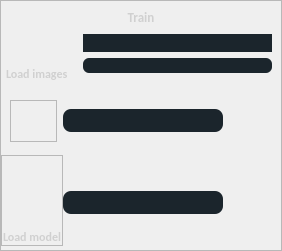
                        <widget class="QFrame" name="Test">
                         <property name="minimumSize">
                          <size>
                           <width>0</width>
                           <height>0</height>
                          </size>
                         </property>
                         <property name="maximumSize">
                          <size>
                           <width>281</width>
                           <height>16777215</height>
                          </size>
                         </property>
                         <property name="frameShape">
                          <enum>QFrame::StyledPanel</enum>
                         </property>
                         <property name="frameShadow">
                          <enum>QFrame::Raised</enum>
                         </property>
                         <layout class="QVBoxLayout" name="verticalLayout_27">
                          <property name="spacing">
                           <number>0</number>
                          </property>
                          <property name="leftMargin">
                           <number>0</number>
                          </property>
                          <property name="topMargin">
                           <number>8</number>
                          </property>
                          <property name="rightMargin">
                           <number>0</number>
                          </property>
                          <property name="bottomMargin">
                           <number>0</number>
                          </property>
                          <item>
                           <widget class="QLabel" name="label_22">
                            <property name="minimumSize">
                             <size>
                              <width>0</width>
                              <height>16</height>
                             </size>
                            </property>
                            <property name="maximumSize">
                             <size>
                              <width>16777215</width>
                              <height>16</height>
                             </size>
                            </property>
                            <property name="font">
                             <font>
                              <family>Calibri</family>
                              <pointsize>10</pointsize>
                              <weight>75</weight>
                              <bold>true</bold>
                             </font>
                            </property>
                            <property name="styleSheet">
                             <string notr="true">color: rgb(208, 208, 208);
border-radius: none;
border-top: 20px;</string>
                            </property>
                            <property name="text">
                             <string>Train</string>
                            </property>
                            <property name="alignment">
                             <set>Qt::AlignCenter</set>
                            </property>
                           </widget>
                          </item>
                          <item>
                           <widget class="QFrame" name="frame_35">
                            <property name="maximumSize">
                             <size>
                              <width>16777215</width>
                              <height>66</height>
                             </size>
                            </property>
                            <property name="styleSheet">
                             <string notr="true">border-radius: 10px;</string>
                            </property>
                            <property name="frameShape">
                             <enum>QFrame::StyledPanel</enum>
                            </property>
                            <property name="frameShadow">
                             <enum>QFrame::Raised</enum>
                            </property>
                            <layout class="QHBoxLayout" name="horizontalLayout_31">
                             <property name="spacing">
                              <number>0</number>
                             </property>
                             <property name="leftMargin">
                              <number>0</number>
                             </property>
                             <property name="topMargin">
                              <number>0</number>
                             </property>
                             <property name="rightMargin">
                              <number>0</number>
                             </property>
                             <property name="bottomMargin">
                              <number>9</number>
                             </property>
                             <item>
                              <widget class="QFrame" name="frame_28">
                               <property name="frameShape">
                                <enum>QFrame::StyledPanel</enum>
                               </property>
                               <property name="frameShadow">
                                <enum>QFrame::Raised</enum>
                               </property>
                               <layout class="QVBoxLayout" name="verticalLayout_21">
                                <property name="spacing">
                                 <number>0</number>
                                </property>
                                <property name="leftMargin">
                                 <number>0</number>
                                </property>
                                <property name="topMargin">
                                 <number>0</number>
                                </property>
                                <property name="rightMargin">
                                 <number>0</number>
                                </property>
                                <property name="bottomMargin">
                                 <number>0</number>
                                </property>
                                <item alignment="Qt::AlignHCenter">
                                 <widget class="QToolButton" name="Load_images">
                                  <property name="minimumSize">
                                   <size>
                                    <width>0</width>
                                    <height>0</height>
                                   </size>
                                  </property>
                                  <property name="maximumSize">
                                   <size>
                                    <width>16777215</width>
                                    <height>16777215</height>
                                   </size>
                                  </property>
                                  <property name="styleSheet">
                                   <string notr="true">background-repeat: no-repeat;
background-position: center;

border-radius: 20px;</string>
                                  </property>
                                  <property name="text">
                                   <string/>
                                  </property>
                                  <property name="icon">
                                   <iconset>
                                    <normaloff>images/folder.png</normaloff>images/folder.png</iconset>
                                  </property>
                                  <property name="iconSize">
                                   <size>
                                    <width>70</width>
                                    <height>70</height>
                                   </size>
                                  </property>
                                 </widget>
                                </item>
                                <item alignment="Qt::AlignHCenter">
                                 <widget class="QLabel" name="label_23">
                                  <property name="font">
                                   <font>
                                    <family>Calibri</family>
                                    <pointsize>9</pointsize>
                                    <weight>75</weight>
                                    <bold>true</bold>
                                   </font>
                                  </property>
                                  <property name="styleSheet">
                                   <string notr="true">color: rgb(208, 208, 208);</string>
                                  </property>
                                  <property name="text">
                                   <string>Load images</string>
                                  </property>
                                 </widget>
                                </item>
                               </layout>
                              </widget>
                             </item>
                             <item>
                              <widget class="QWidget" name="widget_28" native="true">
                               <layout class="QVBoxLayout" name="verticalLayout_28">
                                <item>
                                 <widget class="QLineEdit" name="txt_box_images">
                                  <property name="maximumSize">
                                   <size>
                                    <width>208</width>
                                    <height>16777215</height>
                                   </size>
                                  </property>
                                  <property name="font">
                                   <font>
                                    <family>Calibri</family>
                                    <pointsize>10</pointsize>
                                    <weight>75</weight>
                                    <bold>true</bold>
                                   </font>
                                  </property>
                                  <property name="styleSheet">
                                   <string notr="true">background-color: rgb(27, 37, 44);
color: rgb(208, 208, 208);
selection-background-color: rgba(16,25,30,255);
border-radius: 10px;</string>
                                  </property>
                                  <property name="text">
                                   <string/>
                                  </property>
                                 </widget>
                                </item>
                                <item>
                                 <widget class="QLabel" name="progressBarImages">
                                  <property name="maximumSize">
                                   <size>
                                    <width>189</width>
                                    <height>16777210</height>
                                   </size>
                                  </property>
                                  <property name="font">
                                   <font>
                                    <family>Calibri</family>
                                    <weight>75</weight>
                                    <bold>true</bold>
                                   </font>
                                  </property>
                                  <property name="styleSheet">
                                   <string notr="true">	background-color: rgb(27, 37, 44);;
	border-radius:6px;</string>
                                  </property>
                                  <property name="text">
                                   <string/>
                                  </property>
                                  <property name="alignment">
                                   <set>Qt::AlignCenter</set>
                                  </property>
                                 </widget>
                                </item>
                               </layout>
                              </widget>
                             </item>
                            </layout>
                           </widget>
                          </item>
                          <item>
                           <widget class="QWidget" name="widget_21" native="true">
                            <property name="maximumSize">
                             <size>
                              <width>16777215</width>
                              <height>60</height>
                             </size>
                            </property>
                            <layout class="QHBoxLayout" name="horizontalLayout_32">
                             <property name="spacing">
                              <number>0</number>
                             </property>
                             <property name="leftMargin">
                              <number>0</number>
                             </property>
                             <property name="topMargin">
                              <number>0</number>
                             </property>
                             <property name="rightMargin">
                              <number>14</number>
                             </property>
                             <property name="bottomMargin">
                              <number>0</number>
                             </property>
                             <item>
                              <widget class="QWidget" name="widget_26" native="true">
                               <layout class="QGridLayout" name="gridLayout_15">
                                <item row="0" column="0">
                                 <widget class="QFrame" name="frame_36">
                                  <property name="maximumSize">
                                   <size>
                                    <width>16777215</width>
                                    <height>64</height>
                                   </size>
                                  </property>
                                  <property name="frameShape">
                                   <enum>QFrame::StyledPanel</enum>
                                  </property>
                                  <property name="frameShadow">
                                   <enum>QFrame::Raised</enum>
                                  </property>
                                  <layout class="QVBoxLayout" name="verticalLayout_26">
                                   <property name="spacing">
                                    <number>0</number>
                                   </property>
                                   <property name="leftMargin">
                                    <number>0</number>
                                   </property>
                                   <property name="topMargin">
                                    <number>0</number>
                                   </property>
                                   <property name="rightMargin">
                                    <number>0</number>
                                   </property>
                                   <property name="bottomMargin">
                                    <number>9</number>
                                   </property>
                                   <item alignment="Qt::AlignHCenter|Qt::AlignTop">
                                    <widget class="QToolButton" name="button_Train_expert">
                                     <property name="minimumSize">
                                      <size>
                                       <width>45</width>
                                       <height>45</height>
                                      </size>
                                     </property>
                                     <property name="maximumSize">
                                      <size>
                                       <width>45</width>
                                       <height>45</height>
                                      </size>
                                     </property>
                                     <property name="styleSheet">
                                      <string notr="true">border-radius: 19px; 
background-color: None;
background-repeat: no-repeat; 
background-position: center;</string>
                                     </property>
                                     <property name="text">
                                      <string/>
                                     </property>
                                     <property name="icon">
                                      <iconset>
                                       <normaloff>images/cpu.svg</normaloff>
                                       <disabledoff>images/cpu2.svg</disabledoff>images/cpu.svg</iconset>
                                     </property>
                                     <property name="iconSize">
                                      <size>
                                       <width>90</width>
                                       <height>90</height>
                                      </size>
                                     </property>
                                     <property name="checkable">
                                      <bool>false</bool>
                                     </property>
                                     <property name="autoRepeat">
                                      <bool>false</bool>
                                     </property>
                                     <property name="autoExclusive">
                                      <bool>false</bool>
                                     </property>
                                    </widget>
                                   </item>
                                  </layout>
                                 </widget>
                                </item>
                                <item row="0" column="1">
                                 <widget class="QLabel" name="progressBar_expert">
                                  <property name="minimumSize">
                                   <size>
                                    <width>160</width>
                                    <height>23</height>
                                   </size>
                                  </property>
                                  <property name="maximumSize">
                                   <size>
                                    <width>160</width>
                                    <height>23</height>
                                   </size>
                                  </property>
                                  <property name="font">
                                   <font>
                                    <family>Calibri</family>
                                    <weight>75</weight>
                                    <bold>true</bold>
                                   </font>
                                  </property>
                                  <property name="styleSheet">
                                   <string notr="true">	background-color: rgb(27, 37, 44);;
	border-radius:8px;</string>
                                  </property>
                                  <property name="text">
                                   <string/>
                                  </property>
                                  <property name="alignment">
                                   <set>Qt::AlignCenter</set>
                                  </property>
                                 </widget>
                                </item>
                               </layout>
                              </widget>
                             </item>
                             <item>
                              <widget class="QLabel" name="Label_Train_expert">
                               <property name="minimumSize">
                                <size>
                                 <width>35</width>
                                 <height>35</height>
                                </size>
                               </property>
                               <property name="maximumSize">
                                <size>
                                 <width>35</width>
                                 <height>35</height>
                                </size>
                               </property>
                               <property name="text">
                                <string/>
                               </property>
                               <property name="pixmap">
                                <pixmap>images/output-onlinepngtools (6).png</pixmap>
                               </property>
                               <property name="scaledContents">
                                <bool>true</bool>
                               </property>
                              </widget>
                             </item>
                            </layout>
                           </widget>
                          </item>
                          <item>
                           <widget class="QWidget" name="widget_29" native="true">
                            <layout class="QHBoxLayout" name="horizontalLayout_35">
                             <property name="spacing">
                              <number>0</number>
                             </property>
                             <property name="leftMargin">
                              <number>0</number>
                             </property>
                             <property name="topMargin">
                              <number>0</number>
                             </property>
                             <property name="rightMargin">
                              <number>14</number>
                             </property>
                             <property name="bottomMargin">
                              <number>0</number>
                             </property>
                             <item alignment="Qt::AlignLeft">
                              <widget class="QWidget" name="widget_30" native="true">
                               <layout class="QHBoxLayout" name="horizontalLayout_39" stretch="0,0">
                                <property name="spacing">
                                 <number>0</number>
                                </property>
                                <property name="leftMargin">
                                 <number>0</number>
                                </property>
                                <property name="topMargin">
                                 <number>4</number>
                                </property>
                                <property name="rightMargin">
                                 <number>0</number>
                                </property>
                                <property name="bottomMargin">
                                 <number>4</number>
                                </property>
                                <item>
                                 <widget class="QFrame" name="frame_37">
                                  <property name="maximumSize">
                                   <size>
                                    <width>62</width>
                                    <height>16777215</height>
                                   </size>
                                  </property>
                                  <property name="frameShape">
                                   <enum>QFrame::StyledPanel</enum>
                                  </property>
                                  <property name="frameShadow">
                                   <enum>QFrame::Raised</enum>
                                  </property>
                                  <layout class="QVBoxLayout" name="verticalLayout_29">
                                   <property name="spacing">
                                    <number>0</number>
                                   </property>
                                   <property name="leftMargin">
                                    <number>0</number>
                                   </property>
                                   <property name="topMargin">
                                    <number>0</number>
                                   </property>
                                   <property name="rightMargin">
                                    <number>0</number>
                                   </property>
                                   <property name="bottomMargin">
                                    <number>0</number>
                                   </property>
                                   <item alignment="Qt::AlignHCenter">
                                    <widget class="QToolButton" name="bouton_Load_model">
                                     <property name="minimumSize">
                                      <size>
                                       <width>0</width>
                                       <height>0</height>
                                      </size>
                                     </property>
                                     <property name="maximumSize">
                                      <size>
                                       <width>16777215</width>
                                       <height>16777215</height>
                                      </size>
                                     </property>
                                     <property name="styleSheet">
                                      <string notr="true">background-repeat: no-repeat;
background-position: center;

border-radius: 20px;</string>
                                     </property>
                                     <property name="text">
                                      <string/>
                                     </property>
                                     <property name="icon">
                                      <iconset>
                                       <normaloff>images/folder.png</normaloff>images/folder.png</iconset>
                                     </property>
                                     <property name="iconSize">
                                      <size>
                                       <width>70</width>
                                       <height>70</height>
                                      </size>
                                     </property>
                                    </widget>
                                   </item>
                                   <item alignment="Qt::AlignHCenter">
                                    <widget class="QLabel" name="label_29">
                                     <property name="font">
                                      <font>
                                       <family>Calibri</family>
                                       <pointsize>9</pointsize>
                                       <weight>75</weight>
                                       <bold>true</bold>
                                      </font>
                                     </property>
                                     <property name="styleSheet">
                                      <string notr="true">color: rgb(208, 208, 208);</string>
                                     </property>
                                     <property name="text">
                                      <string>Load model</string>
                                     </property>
                                    </widget>
                                   </item>
                                  </layout>
                                 </widget>
                                </item>
                                <item>
                                 <widget class="QLabel" name="txt_box_load_model">
                                  <property name="minimumSize">
                                   <size>
                                    <width>160</width>
                                    <height>23</height>
                                   </size>
                                  </property>
                                  <property name="maximumSize">
                                   <size>
                                    <width>160</width>
                                    <height>19</height>
                                   </size>
                                  </property>
                                  <property name="font">
                                   <font>
                                    <family>Calibri</family>
                                    <weight>75</weight>
                                    <bold>true</bold>
                                   </font>
                                  </property>
                                  <property name="styleSheet">
                                   <string notr="true">	background-color: rgb(27, 37, 44);;
	border-radius:8px;</string>
                                  </property>
                                  <property name="text">
                                   <string/>
                                  </property>
                                  <property name="alignment">
                                   <set>Qt::AlignCenter</set>
                                  </property>
                                 </widget>
                                </item>
                               </layout>
                              </widget>
                             </item>
                             <item>
                              <widget class="QLabel" name="Load_Model_expert">
                               <property name="minimumSize">
                                <size>
                                 <width>35</width>
                                 <height>35</height>
                                </size>
                               </property>
                               <property name="maximumSize">
                                <size>
                                 <width>35</width>
                                 <height>35</height>
                                </size>
                               </property>
                               <property name="text">
                                <string/>
                               </property>
                               <property name="pixmap">
                                <pixmap>images/output-onlinepngtools (6).png</pixmap>
                               </property>
                               <property name="scaledContents">
                                <bool>true</bool>
                               </property>
                              </widget>
                             </item>
                            </layout>
                           </widget>
                          </item>
                         </layout>
                        </widget>
